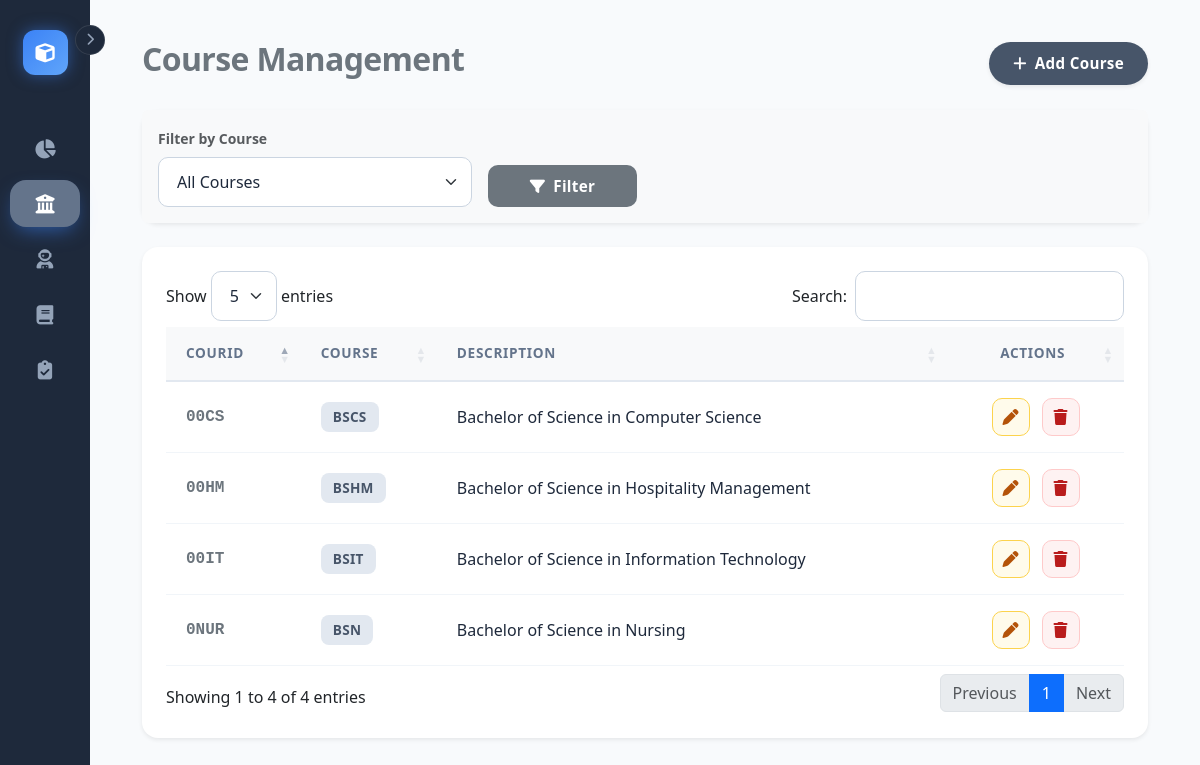
/pages/courses.php, run on an earlier commit of the app's database.
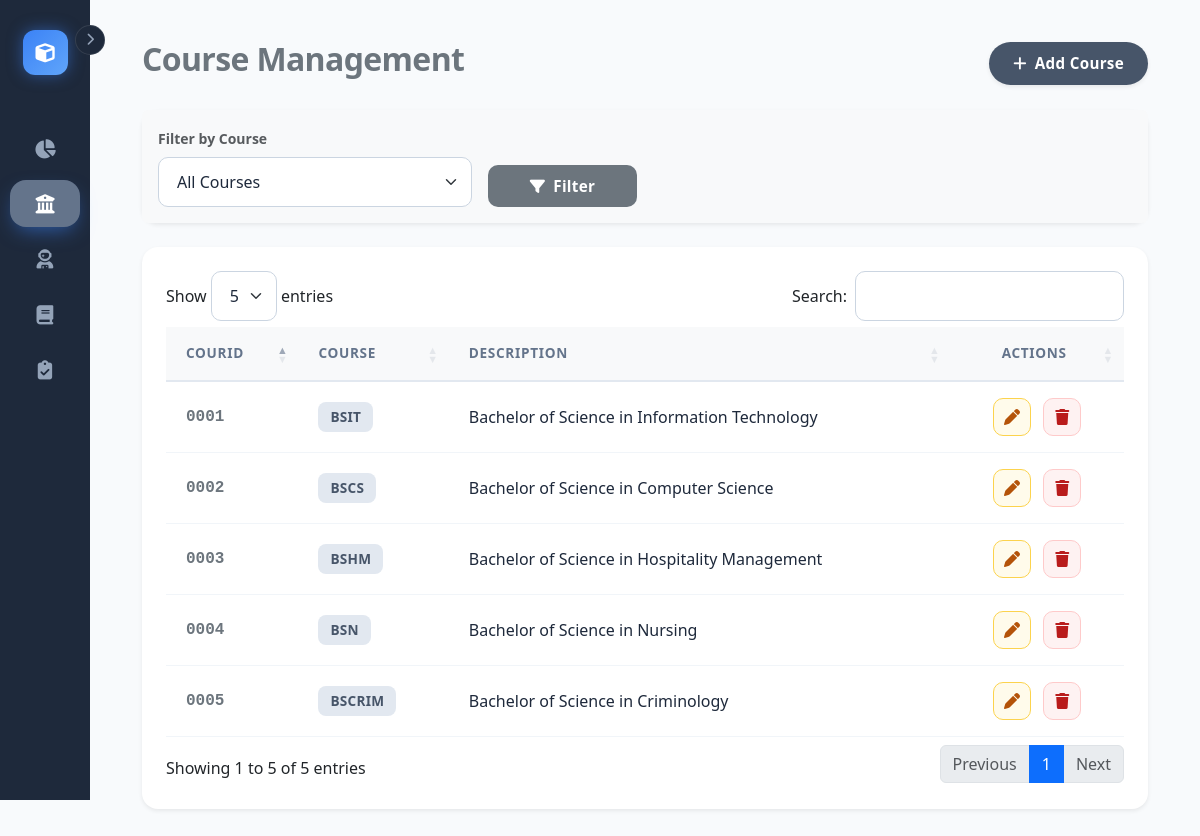
And on a later commit of the database.
### tables this page shows
CREATE TABLE `course` (
  `courseID` int(11) NOT NULL AUTO_INCREMENT,
  `course_code` varchar(20) NOT NULL,
  `description` varchar(100) NOT NULL,
  PRIMARY KEY (`courseID`)
);

### pages/courses.php (the view, shortened to what this page needs)
<?php
require '../config/db.php';
$sql = "SELECT * FROM course WHERE 1=1";
$params = [];
$sql .= " ORDER BY courseID ASC";
$stmt = $pdo->prepare($sql);
$stmt->execute($params);
$courses = $stmt->fetchAll();
?>
<?php include '../includes/sidebar.php'; ?>
<div class="container-fluid main-content">
    <div class="d-flex justify-content-between align-items-center mb-4">
        <h2 class="fw-bold text-secondary">Course Management</h2>
        <button class="btn btn-primary rounded-pill px-4 shadow-sm" data-bs-toggle="modal" data-bs-target="#addCourseModal">
            <i class="fas fa-plus me-2"></i>Add Course
        </button>
    </div>
    <div class="card border-0 shadow-sm mb-4">
        <div class="card-body bg-light rounded">
            <form method="GET" class="row g-3 align-items-end">
                <div class="col-md-4">
                    <label class="form-label fw-bold small text-muted">Filter by Course</label>
                    <select name="code" class="form-select">
                        <option value="">All Courses</option>
                    </select>
                </div>
                <div class="col-md-2">
                    <button type="submit" class="btn btn-secondary w-100">
                        <i class="fas fa-filter me-2"></i>Filter
                    </button>
                </div>
            </form>
        </div>
    </div>
    <div class="card border-0 shadow-sm p-4">
        <table id="coursesTable" class="table table-hover align-middle">
            <thead class="bg-light text-secondary">
                <tr>
                    <th>courID</th>
                    <th>COURSE</th>
                    <th>Description</th>
                    <th class="text-center">Actions</th>
                </tr>
            </thead>
            <tbody>
                <?php foreach ($courses as $c): ?>
                <tr>
                    <td class="fw-bold font-monospace text-secondary"><?php echo str_pad($c['courseID'], 4, '0', STR_PAD_LEFT); ?></td>
                    <td><span class="badge bg-primary"><?php echo htmlspecialchars($c['course_code']); ?></span></td>
                    <td><?php echo htmlspecialchars($c['description']); ?></td>
                    <td class="text-center">
                        <button type="button" class="btn btn-warning btn-sm edit-btn"
                                data-id="<?php echo $c['courseID']; ?>"
                                data-code="<?php echo htmlspecialchars($c['course_code']); ?>"
                                data-desc="<?php echo htmlspecialchars($c['description']); ?>"
                                data-bs-toggle="modal" data-bs-target="#editCourseModal">
                            <i class="fas fa-pen"></i>
                        </button>
                        <form method="POST" class="d-inline delete-form">
                            <button type="button" class="btn btn-danger btn-sm delete-btn"><i class="fas fa-trash"></i></button>
                        </form>
                    </td>
                </tr>
                <?php endforeach; ?>
            </tbody>
        </table>
    </div>
</div>
</body>
</html>

What changed in the data, as far as the page shows it:
removed course: courseID "00CS", course_code "BSCS", description "Bachelor of Science in Computer Science"
removed course: courseID "00HM", course_code "BSHM", description "Bachelor of Science in Hospitality Management"
removed course: courseID "00IT", course_code "BSIT", description "Bachelor of Science in Information Technology"
removed course: courseID "0NUR", course_code "BSN", description "Bachelor of Science in Nursing"
added course: courseID "0001", course_code "BSIT", description "Bachelor of Science in Information Technology"
added course: courseID "0002", course_code "BSCS", description "Bachelor of Science in Computer Science"
added course: courseID "0003", course_code "BSHM", description "Bachelor of Science in Hospitality Management"
added course: courseID "0004", course_code "BSN", description "Bachelor of Science in Nursing"
added course: courseID "0005", course_code "BSCRIM", description "Bachelor of Science in Criminology"
Also different on the page:
text written by a page script: "Show entries Search: Showing 1 to 4 of 4 entries Previous 1 Next" → "Show entries Search: Showing 1 to 5 of 5 entries Previous 1 Next"
